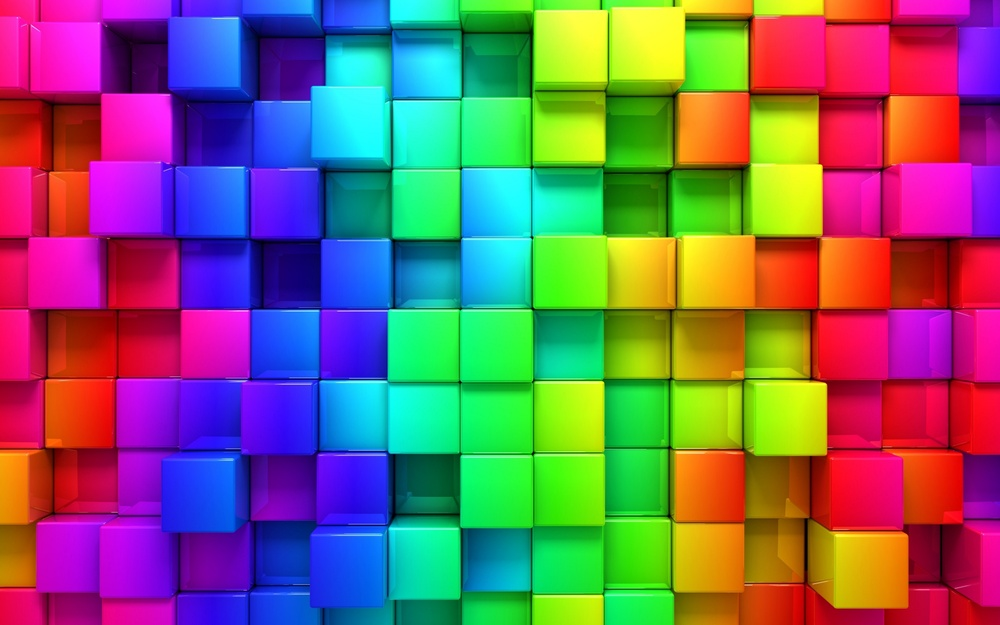
#> input picture Python/Przetwarzanie obrazów/colorful.jpg, 1000 x 625 px, shrunk from 1920 x 1200 before the run, found by its file name
$ python prog0.py
#> lines starting #> are read from the running program, lines starting #| are printed output that depends on the picture
import numpy as np
import matplotlib.pyplot as plot
import matplotlib.image as image

obraz=image.imread('E:\Workspace\Python\colorful.jpg')
#> obraz is the input picture: shape (625, 1000, 3); mean R, G, B 122.4, 100.5, 105.4
obraz=obraz[:,:,0]
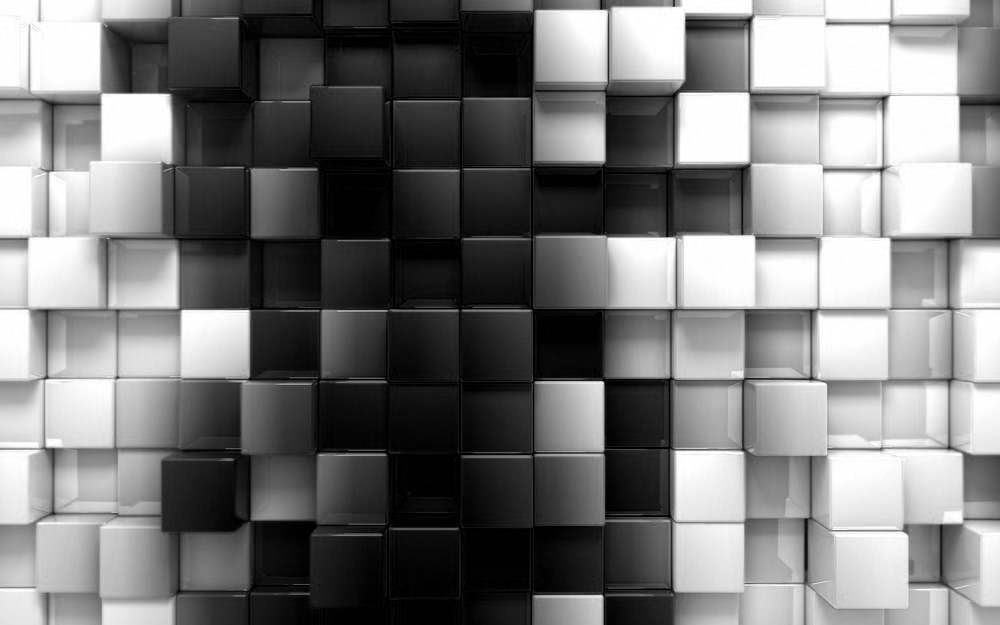
#> obraz: shape (625, 1000); min 0, max 255, mean 122.4
obraz2=np.zeros([obraz.shape[0],obraz.shape[1]])

for x in range(0,obraz.shape[0]):
    for y in range(0,obraz.shape[1]):
        obraz2[x,y] = obraz[x,y]+np.random.rand(1)


plot.subplot(121)
plot.imshow(obraz)
plot.subplot(122)
plot.imshow(obraz2)
plot.show()
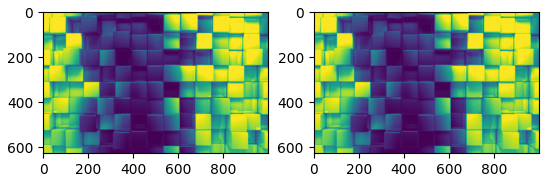
#> figure drawn by matplotlib, 2 panels

$ run again, with Python/Przetwarzanie obrazów/kierowca.png saved as Python/Przetwarzanie obrazów/colorful.jpg
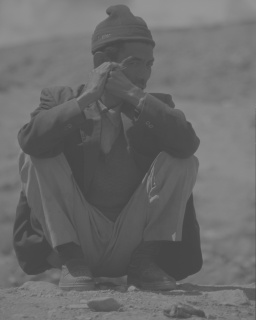
#> input picture Python/Przetwarzanie obrazów/kierowca.png, 256 x 320 px, found by its file name
#> obraz is the input picture: shape (320, 256, 3); min 67, max 150, mean 106.1
#> obraz: shape (320, 256)
#> `plot.show()`:
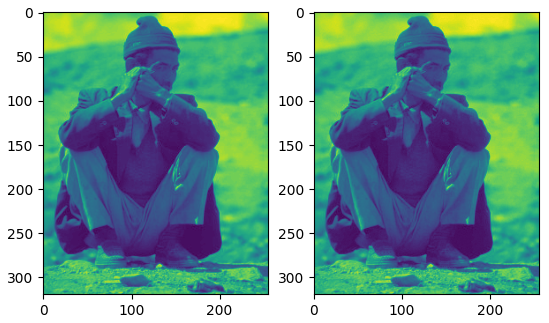
#> figure drawn by matplotlib, 2 panels

$ run again, with Python/Przetwarzanie obrazów/kolka.png saved as Python/Przetwarzanie obrazów/colorful.jpg
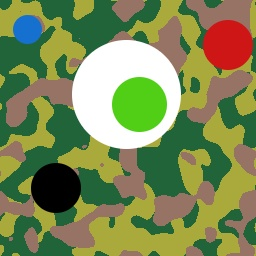
#> input picture Python/Przetwarzanie obrazów/kolka.png, 256 x 256 px, found by its file name
#> obraz is the input picture: shape (256, 256, 3); mean R, G, B 124.7, 138, 84.9
#> `obraz=obraz[:,:,0]`:
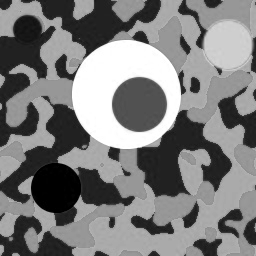
#> obraz: shape (256, 256); min 0, max 255, mean 124.7
#> `plot.show()`:
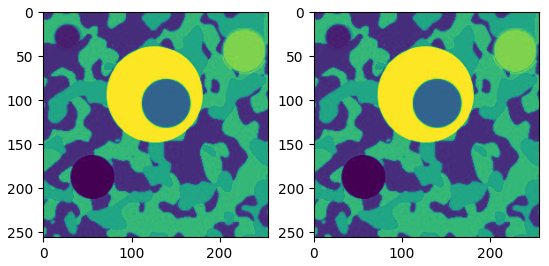
#> figure drawn by matplotlib, 2 panels
